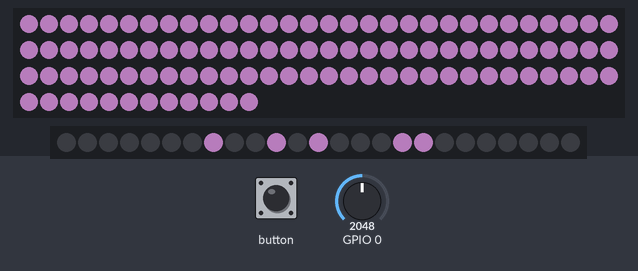
Bench run of a sketch on a simulated ESP32. On the bench: 102 RGB LEDs in strip order, left to right, continuing on the next row, 25 RGB LEDs in strip order, left to right. The test bench sets the inputs (shaded band); at power-on: GPIO 0 = 2048. Dim RGB values are drawn brighter than linear; random numbers use the default seed unless the sketch sets one.

Above: at 1.3 s.
1.4 s: button pressed for 0.65 s
At 3.2 s:
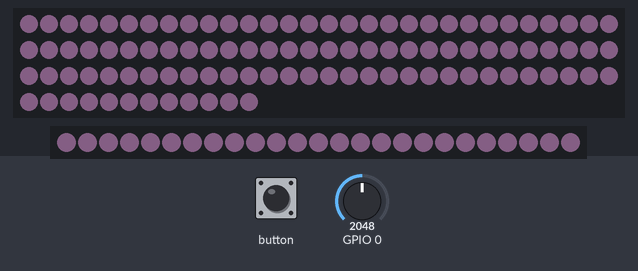
5.1 s: button pressed for 1 s
At 5.5 s:
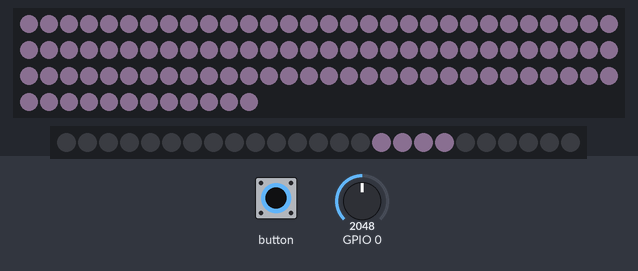
8.1 s: button pressed for 0.65 s
At 9.5 s:
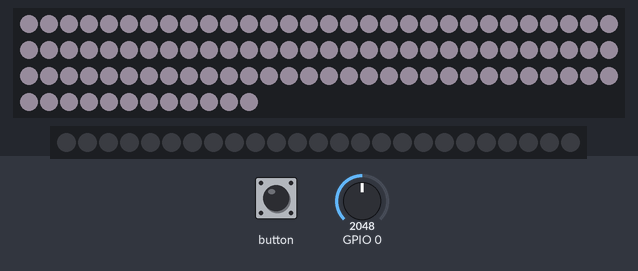
11.8 s: GPIO 0 set to 2866
At 14.0 s:
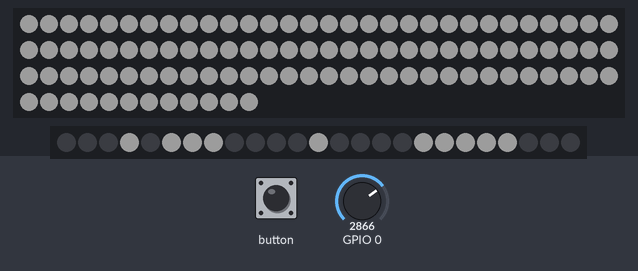
14.9 s: GPIO 0 set to 3603
At 17.9 s:
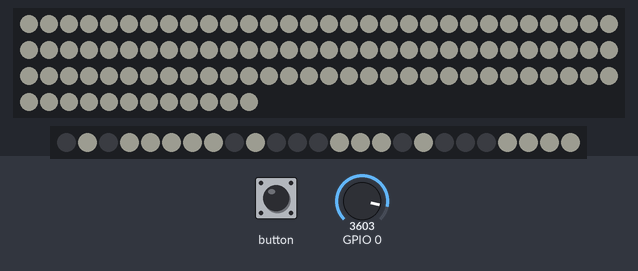
18.0 s: GPIO 0 set to 4095
At 26.2 s:
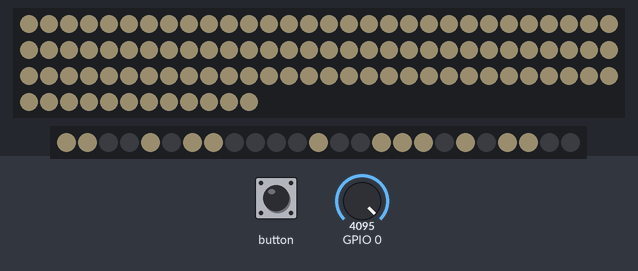
Timing chart, 0 to 27.7 s (numbered marks = the images above; inputs shaded):
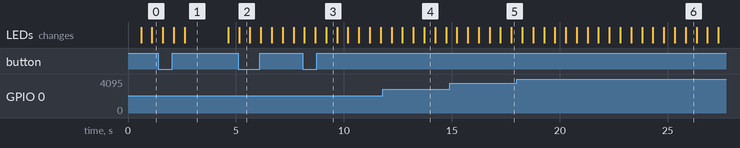

Measured:
- what the display in image 2 shows lasts 0.5 s, from 5.1 s to 5.6 s

The sketch:

SineRGB.ino
```cpp
#include <M5Atom.h>
#include <Adafruit_NeoPixel.h>
#include "CA.h"


#define DISPLAYPIN     27
#define DISPLAYCOUNT   5 * 5

#define LEDPIN     26
#define LEDCOUNT   72 + 30

float DeltaSeconds = 0.5f;
float Speed = 0.1337f;

float RSpeed = 1.0f;
float GSpeed = 0.867f;
float BSpeed = 0.371f;

int Brightness = 100;


float Time = 0.0f;
float ROffset = 0.0f;
float GOffset = 0.0f;
float BOffset = 0.0f;

Adafruit_NeoPixel Display = Adafruit_NeoPixel( DISPLAYCOUNT, DISPLAYPIN, NEO_GRB + NEO_KHZ800 );
Adafruit_NeoPixel LEDs = Adafruit_NeoPixel( LEDCOUNT, LEDPIN, NEO_GRB + NEO_KHZ800 );


void setup()
{
  M5.begin();
  LEDs.begin();
  Display.begin();

  randomSeed( analogRead( 0 ) );

  ROffset = random( -10, 10 );
  GOffset = random( -10, 10 );
  BOffset = random( -10, 10 );

  RSpeed = Speed * (float)random( 500, 1000 ) / 1000.0f;
  GSpeed = Speed * (float)random( 500, 1000 ) / 1000.0f;
  BSpeed = Speed * (float)random( 500, 1000 ) / 1000.0f;

  if( CAType )
  {
    // Initialize Cells when CA enabled
    initCA();
  }

  delay( 100 );
}


void loop()
{
  delay( DeltaSeconds * 1000.0f );
  Time += DeltaSeconds;


  M5.update();
  if( M5.Btn.wasPressed() )
  {
    Brightness = (Brightness + 10) % 101;

    // On Button-press, change CA-type
    CAType = (CAType + 1u) % 4u;

    if( CAType )
    {
      // Initialize Cells when CA enabled
      initCA();
    }
  }

  float R = sin( (Time+ROffset) * RSpeed );
  float G = sin( (Time+GOffset) * GSpeed );
  float B = sin( (Time+BOffset) * BSpeed );

  R = (R * 0.5f + 0.5f) * (float)Brightness;
  G = (G * 0.5f + 0.5f) * (float)Brightness;
  B = (B * 0.5f + 0.5f) * (float)Brightness;


  for( int i = 0; i < LEDCOUNT; ++i )
  {
    LEDs.setPixelColor( i, LEDs.Color( R, G, B ) );
  }
  LEDs.show();


  if( CAType )
  {
    // When CA is enabled, update and apply Cells
    updateCA();

    for( int i = 0; i < DISPLAYCOUNT; ++i )
    {
      int x = i % 5;
      int y = i / 5;

      // Decide on Cell state if applying the LED color or turn it off
      if( CS[x][y] )
      {
        Display.setPixelColor( i, Display.Color( R, G, B ) );
      }
      else
      {
        Display.setPixelColor( i, Display.Color( 0, 0, 0 ) );
      }
    }
  }
  else
  {
    for( int i = 0; i < DISPLAYCOUNT; ++i )
    {
      Display.setPixelColor( i, Display.Color( R, G, B ) );
    }
  }
  Display.show();
}
```

CA.h
```cpp
// Selected Cellular-Automata
// 0 - off (all Cells alive)
// 1: 2D CA with Conway's Game-of-Life rule. With random initialization.
// 2: 2D CA with Conway's Game-of-Life rule. With glider initialization.
// 3: 1D CA with random rule. Sliding and with random initialization.
int CAType = 3;

// Universe
bool C0[5][5];

// 2D CA Universe Back-Side
bool C1[5][5];

// 2D CA Source- and Target-pointers
bool (*CS)[5];
bool (*CT)[5];

// 1D CA Rule
byte R = 30;

// Initializations
bool CGlider[5][5] = {{ 0, 1, 0, 0, 0 },
                      { 0, 0, 1, 0, 0 },
                      { 1, 1, 1, 0, 0 },
                      { 0, 0, 0, 0, 0 },
                      { 0, 0, 0, 0, 0 }};

bool COnePix[5][5] = {{ 0, 0, 1, 0, 0 },
                      { 0, 0, 0, 0, 0 },
                      { 0, 0, 0, 0, 0 },
                      { 0, 0, 0, 0, 0 },
                      { 0, 0, 0, 0, 0 }};

// Neighbor-Iteration
int NX[8] = { -1,  0,  1, -1, 1, -1, 0, 1 };
int NY[8] = { -1, -1, -1,  0, 0,  1, 1, 1 };


void initCA()
{
  randomSeed( analogRead( 0 ) );

  // Random 1D CA rule
  R = random( 256 );

  // Reset 2D Source- and Target-pointers
  CS = C0;
  CT = C1;

  // Initialize Universe
  for( int x = 0; x < 5; ++x )
  for( int y = 0; y < 5; ++y )
  {
    C0[x][y] = CAType == 1 ? y == 4 ? random( 2 ) : 0
             : CAType == 2 ? random( 2 )
             : CAType == 3 ? CGlider[y][x]
             : 1;
  }
}

void updateCA2D()
{
  // Any-Change indicator
  bool z = true;

  // Iterate all Cells
  for( int x = 0; x < 5; ++x )
  for( int y = 0; y < 5; ++y )
  {
    // Num of neighbouring Cells alive
    int nc = 0;

    // Iterate all Neighbours
    for( int n = 0; n < 8; ++n )
    {
      // Neighbour-Position
      int nx = x + NX[n];
      int ny = y + NY[n];

      // Warping border-condition
      nx += (nx >= 5) ? -5 : (nx < 0) ? 5 : 0;
      ny += (ny >= 5) ? -5 : (ny < 0) ? 5 : 0;

      // Increment number of living Cells
      nc += CS[nx][ny];
    }

    // Update new Cell state from Rule
    CT[x][y] = CS[x][y] ? (nc == 2 || nc == 3) ? 1 : 0
                        : (nc == 3)            ? 1 : 0;

    // Track if any Cell changed
    z &= CS[x][y] == CT[x][y];
  }

  if( z )
  {
    // When no change detected, re-initialize Universe
    initCA();
  }
  else
  {
    // Otherwise swap Source- and Target-pointers
    bool (*tmp)[5] = CS;
    CS = CT;
    CT = tmp;
  }
}

void updateCA1D()
{
  // Any-Change indicator
  bool z = true;

  // Slide all Cells upwards, except last row
  for( int x = 0; x < 5; ++x )
  for( int y = 0; y < 4; ++y )
  {
    C0[x][y] = C0[x][y+1];
  }

  // Iterate all Cells in the last row
  for( int x = 0; x < 5; ++x )
  {
    // Num of neighbouring Cells alive
    int nc = 0;

    // Iterate all Neighbours
    for( int n = -1; n <= 1; ++n )
    {
      // Neighbour position
      int nx = x + n;

      // Warping border condition
      nx += (nx >= 5) ? -5 : (nx < 0) ? 5 : 0;

      // Determine neighbour constellation
      nc = (nc << 1) + C0[nx][3];
    }

    // Receive new Cell state from Rule
    bool c = R & (1<<nc);

    // Track if any Cell changed
    z &= CS[x][4] == c;

    // Apply new Cell state
    C0[x][4] = c;
  }

  if( z )
  {
    // When no change detected, re-initialize Universe
    initCA();
  }
}

void updateCA()
{
  // Update 1D or 2D CA depending on selected type
  switch( CAType )
  {
    case 1 :
      updateCA1D();
      break;
    case 2 :
    case 3 :
      updateCA2D();
      break;
  }
}
```
